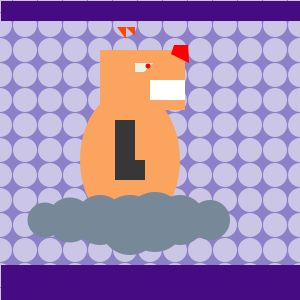
Frame 1 (no input)
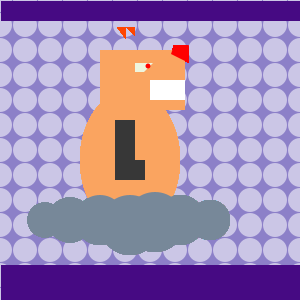
Frame 60 (the mouse pressed at the canvas centre just before this capture)
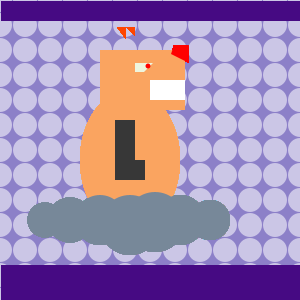
Frame 120 (the mouse held since frame 60 and released just before this capture)

The Processing sketch that drew these frames (run headless with seeded random() and noise(); from frame 60 on, the mouse is pressed at the canvas centre):

// Processing sketch: processing_87098
// ── processing_87098.pde


int y=220; //y coordinate
int x=50; //x coordinate

void setup(){
  background(140, 128, 200);
  size(300,300);
  fill(100,200,255);
  stroke(130,130,130);
  noStroke();
for (int y = 0; y <= height; y += 25) {
for (int x = 0; x <= width; x += 25) {
fill(255, 140);
ellipse(x, y, 24, 24);
}
}
  for(int i=0; i<300; i+=15) {
     fill(70,10,131);
    rect (1,1,300, 20);
    fill(70,10,131);
    rect (1,265,300,35);

}
}

void draw(){
  smooth();
  
// Body
fill(100);

triangle(40,10,50,20,60,30);
fill(250,164,96);
ellipse(x+80,x+110,y-120,y-80);
rect(x+50,x,y-135,y-160);
fill(55);
rect(115,120,20,50);
rect(115,160,30,20);
fill(255);
rect(x+100,x+30,y-185,y-200);




//Cloud


fill(119,136,153);
ellipse (45,y,x-15,x-15); //first on the left
ellipse (70,y,x-5,x-5);
ellipse (100,y,x,x);
ellipse (130,y+5,x+10,x+10);
ellipse (155,y+2,x+10,x+10);
ellipse (180,y,x,x);
ellipse (210,y,x-10,x-10); //first on the right



//ear 1
beginShape();
fill(255,69,0);
vertex (126, 63);
vertex (126, 27);
vertex (117, 27);
vertex (126, 39);
endShape();

//ear 2
beginShape();
fill(255,69,0);
vertex (135, 54);
vertex (135, 27);
vertex (126, 27);
vertex (135, 36);
endShape();

//nose
beginShape();
fill(255,0,0);
vertex (189, 63);
vertex (171, 54);
vertex (174, 45);
vertex (188, 45);
endShape();

//eyes
beginShape();
fill(238,245,222);
vertex (135, 72);
vertex (135, 63);
vertex (153, 63);
vertex (144, 72);
vertex (135, 72);
endShape();
fill(255,0,0);
ellipse(148,66,5,5);
}
